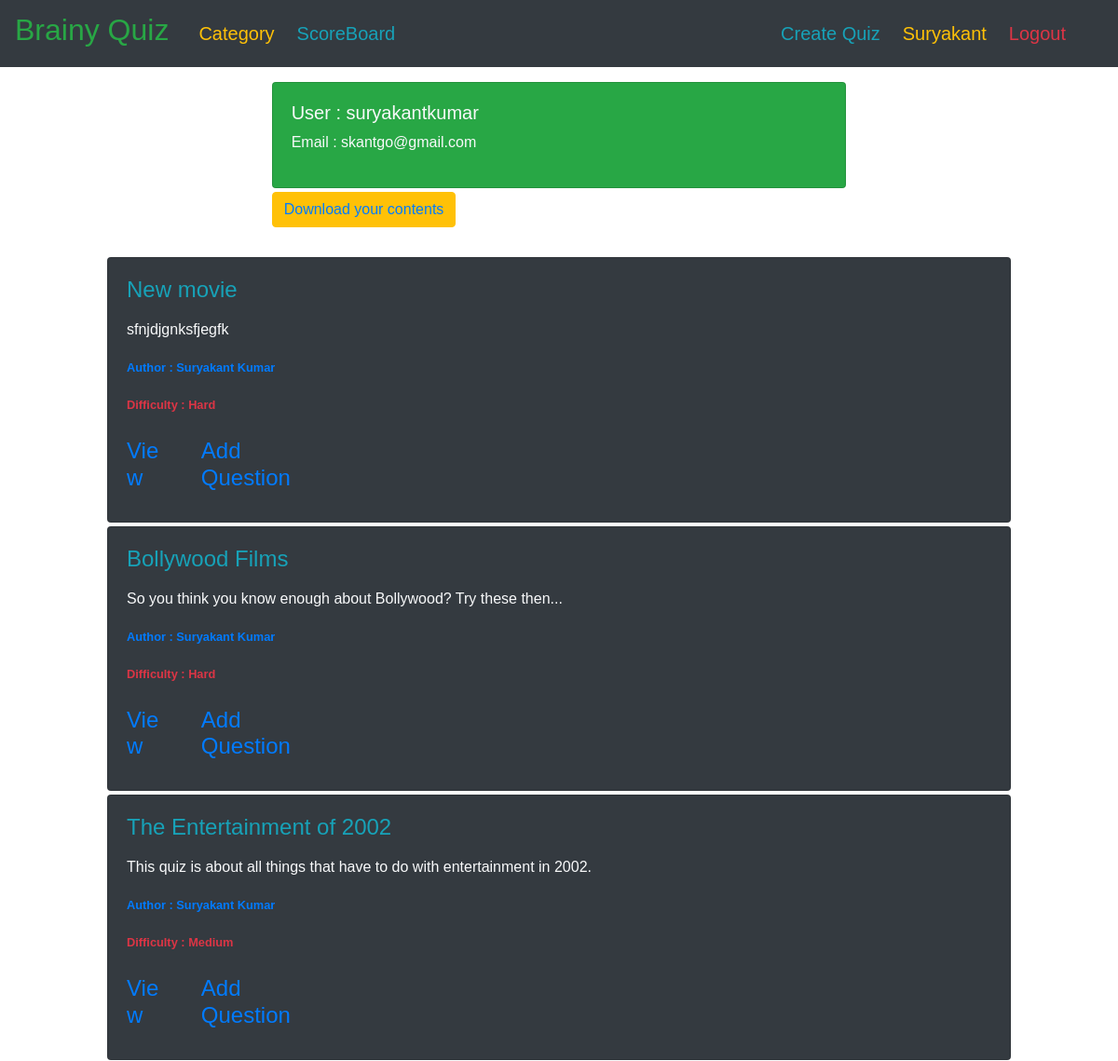
The page /profile/ (signed in, upper part) on the database as committed earlier.
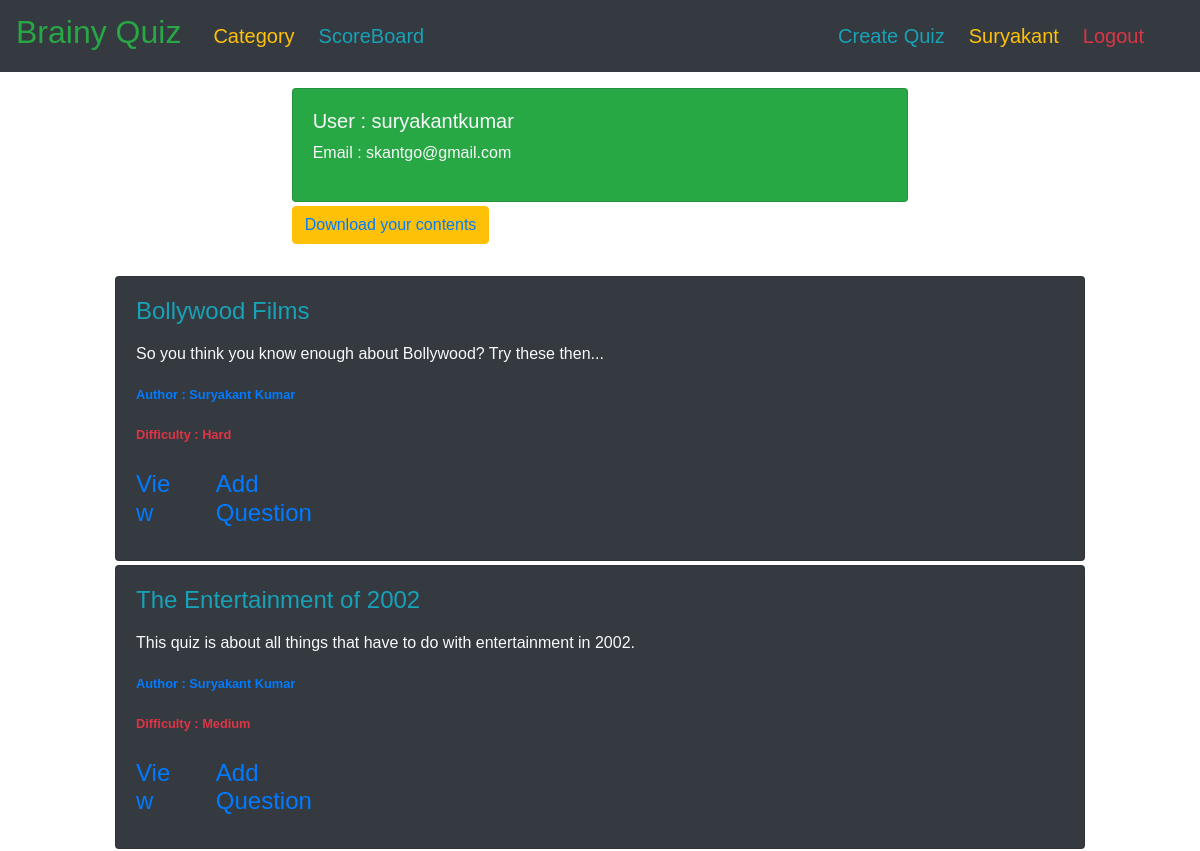
The same page on the database as committed later.
### quiz/models.py (models this page shows, shortened)
class Quiz(models.Model):
    difficulty_choices = [
        ('H', 'Hard'),
        ('M', 'Medium'),
        ('E', 'Easy')
    ]
    title = models.CharField(max_length=200)
    description = models.TextField(max_length=1000, blank=True, null=True)
    average_score = models.IntegerField(default=0, blank=True, null=True)
    difficulty = models.CharField(max_length=10, choices=difficulty_choices, default='F')
    date_posted = models.DateTimeField(default=timezone.now)
    author = models.ForeignKey(User, null=False, blank=False, on_delete=models.CASCADE)
    category = models.ForeignKey(Category, null=False, blank=False, on_delete=models.CASCADE)
    class Meta:
        ordering = ['-date_posted']

### users/views.py (the view)
# urls.py: path('profile/', user_views.profile, name='profile'),
@login_required
def profile(request):
    quiz = Quiz.objects.filter(author=request.user).select_related('author')
    template = 'users/profile.html'
    context = {"title": 'Profile',
               "quiz_list": quiz}
    return render(request, template, context)

### users/templates/users/profile.html (shortened to what this page needs)
{% extends 'base.html' %}
{% load crispy_forms_tags %}
{% block content %}
    <div class="col-12 col-md-10 mb-3 mx-auto mt-3">
        <div class="col-8 col-md-8 mb-3 mx-auto mt-3">
            <div class="card bg-success text-light mb-1">
                <div class="card-body">
                    <div>
                        <h5>User : {{ user.username }}</h5>
                        <p>Email : {{ user.email }}</p>
                    </div>
                </div>
            </div>
            <button type="button" class="btn btn-warning mb-3">
                <a style="text-decoration: None;" href="{% url 'download-content' %}">Download your contents</a>
            </button>
        </div>
        {% for quiz in quiz_list %}
            <div class="card bg-dark text-light mb-1">
                <div class="card-body">
                    <div class="mb-4">
                        <h4 class="card-title text-info">
                            {{ quiz.title }}
                        </h4>
                        <p class="card-text">
                            {{ quiz.description|linebreaks }}
                        </p>
                        <p><small class="text-primary"><b>
                            Author : {{ quiz.author.first_name }} {{ quiz.author.last_name }}
                        </b></small></p>
                        <p><small class="text-danger"><b>
                            Difficulty : {{ quiz.get_difficulty_display }}
                        </b></small></p>
                    </div>
                    <div>
                        {% if user == quiz.author %}
                            <div class="row">
                                <h4 class="card-title text-info col-4 col-sm-1">
                                    <a href="{% url 'question-feature-ext' quiz.id %}">View</a>
                                </h4>
                                <h4 class="card-title text-info col-4 col-sm-2">
                                    <a href="{% url 'question-create' quiz.id %}">Add Question</a>
                                </h4>
                            </div>
                        {% else %}
                            <h4 class="card-title text-info">
                                <a href="{% url 'quiz-play' quiz.id %}">Play Quiz</a>
                            </h4>
                        {% endif %}
                    </div>
                </div>
            </div>
        {% endfor %}
    </div>
{% endblock %}

Rows that differ between the two databases and show on the page:
removed Quiz: title "New movie", description "sfnjdjgnksfjegfk", author.first_name "Suryakant", author.last_name "Kumar", difficulty "Hard", shows "View"
